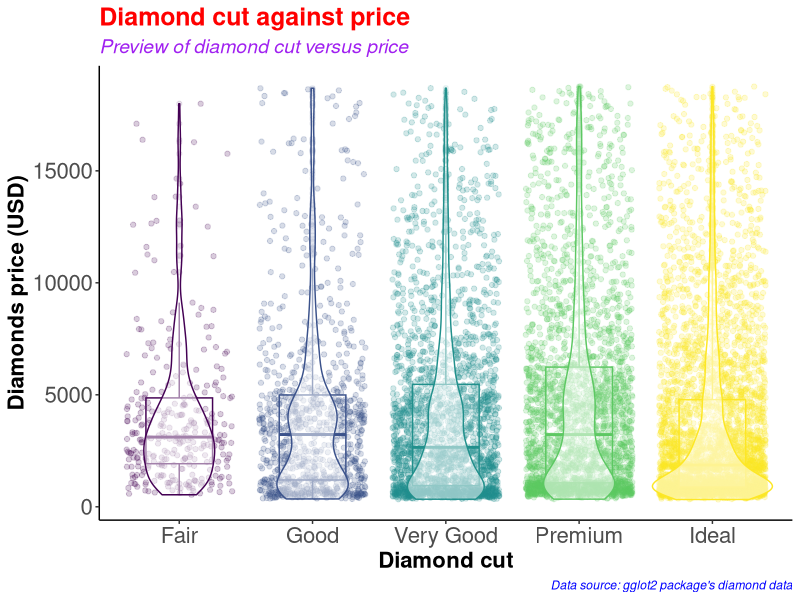
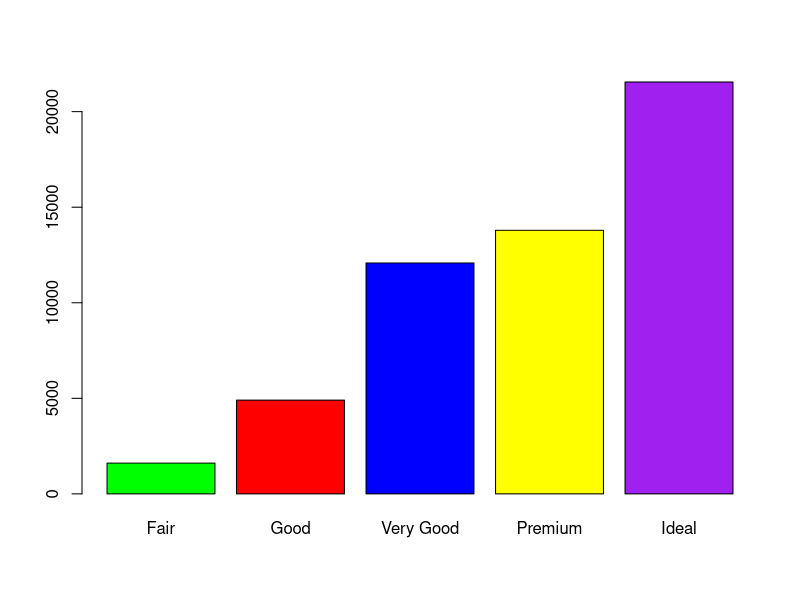
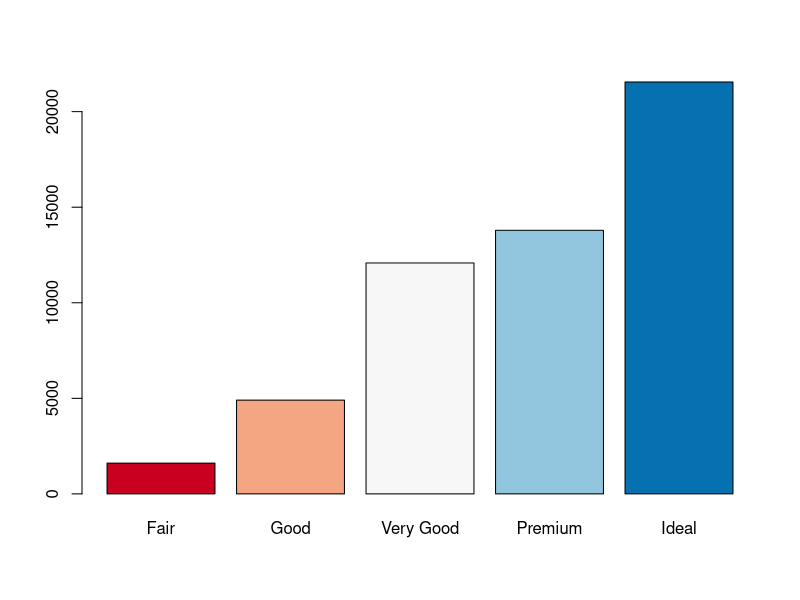
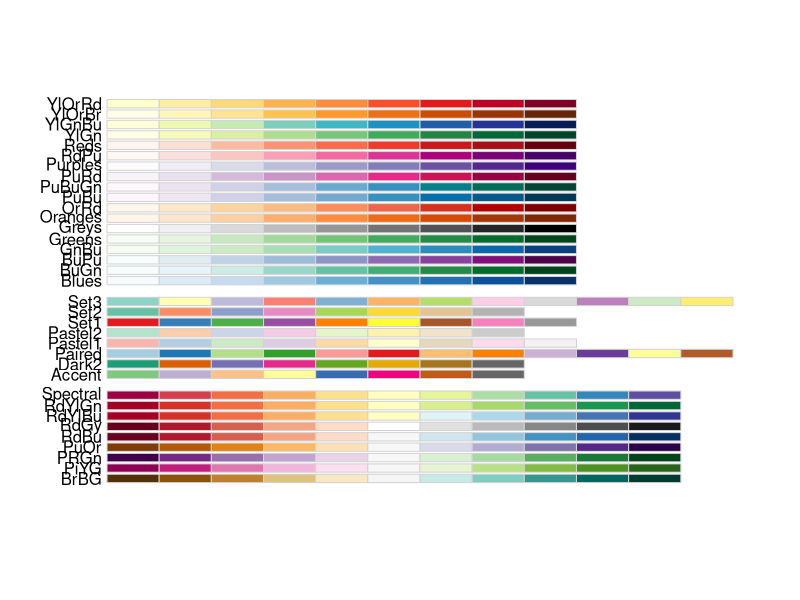
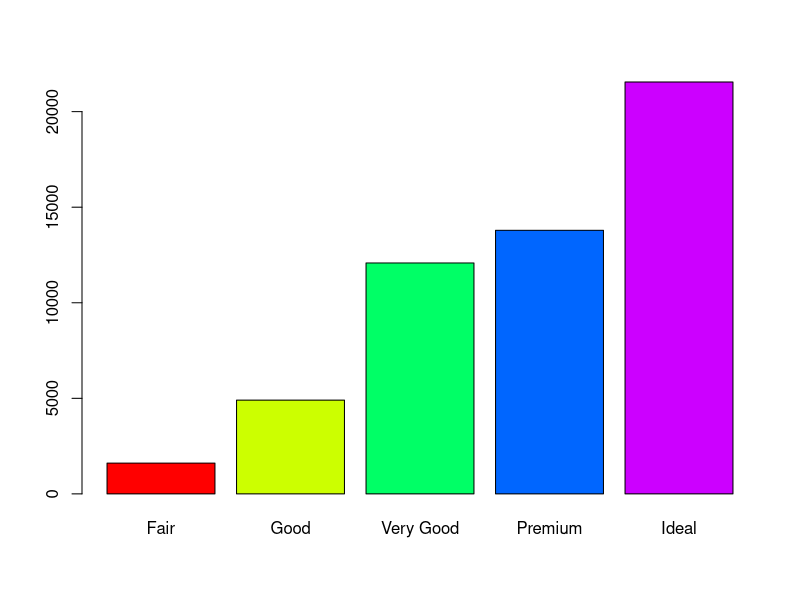
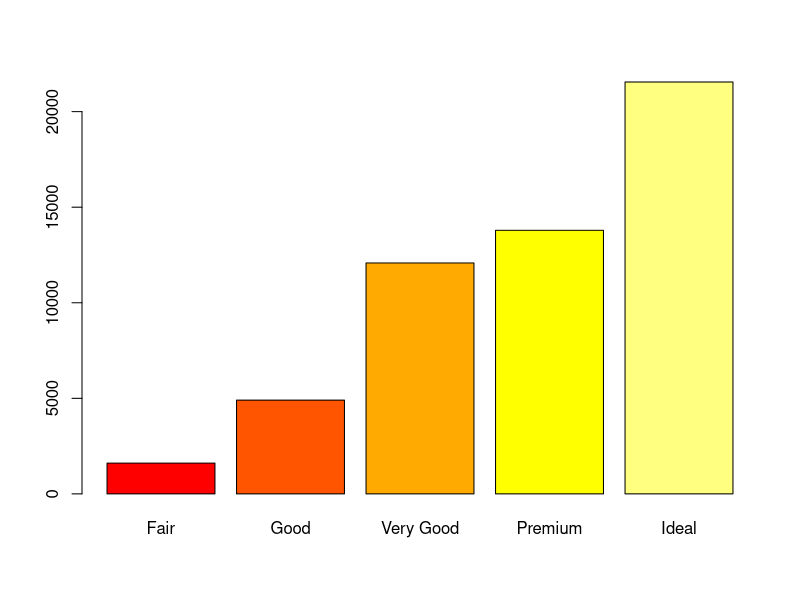
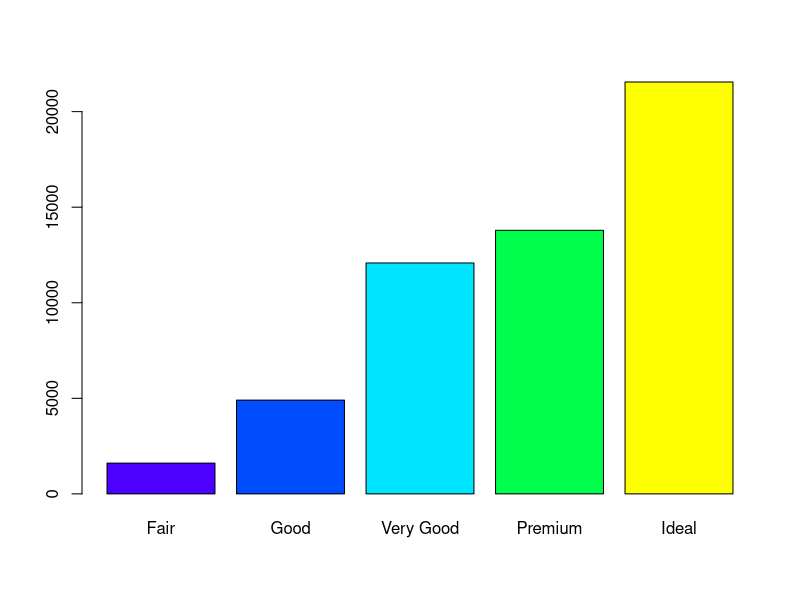
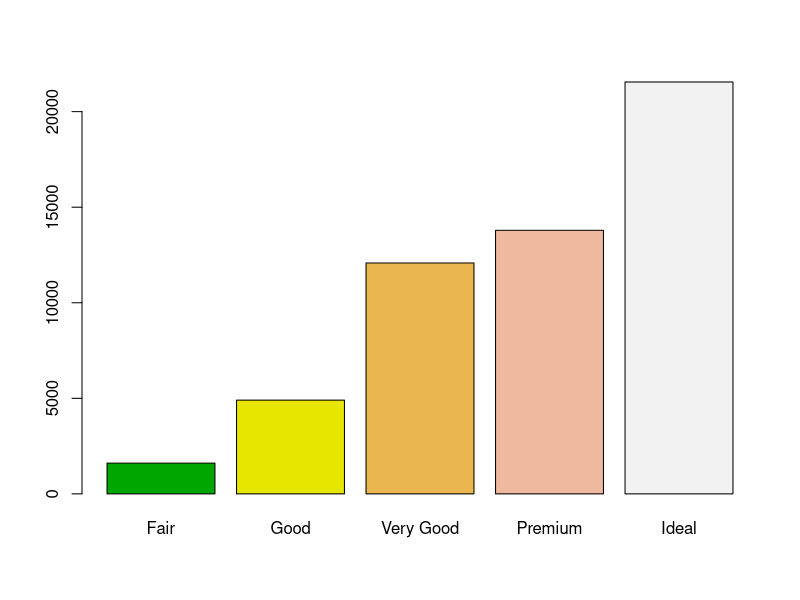

Generate these figures, in order, with R:
#########################################
# Name: Wyclife Agumba Oluoch           #   
# E-mail: wyclifeoluoch@gmail.com       #
# GitHub: https://github.com/Wycology   #
# Task: Boxplot and violin plots in one #
# Date: 4th Jan 2021                    #
# Last edited: 20th Mar 2021            #
#########################################

# Loading the necessary libraries for the project
library(tidyverse) # This is for data wrangling and plotting
library(RColorBrewer) # This is for generating color pallets for the plots.

diamonds_df <- diamonds # Saving the diamonds data to a new object in R.

head(diamonds) # Checking the variables in the data-set for subsequent analyses
nrow(diamonds) # Checking for the number of rows in the data. 53940 observations
ncol(diamonds) # Checking the number of variables in the data-set. 10 variables

diamonds_df %>% # Picking the diamonds data object, and then
  slice_sample(n = 0.2*(nrow(diamonds))) %>% # Picking a portion of the data-set
  ggplot(aes(x = cut, y = price, color = cut)) + # Adding the mapping variables
  geom_point(position = "jitter", alpha = 0.2) + # Adding jitter and alpha
  geom_boxplot(alpha = 0.1, width = 0.5) + # Modifying dimensions of the boxplot 
  geom_violin(alpha = 0.5) + # Adding violin plot on top of the box and jitter
  theme_classic() + # Adding my preferred theme for publication.
  theme(legend.position = "none") + # Removing the legend; it is on the x-axis
  labs(x = "Diamond cut", # Labels the x-axis.
       y = "Diamonds price (USD)", # Labeling the y-axis
       title = "Diamond cut against price", # Setting tibble of the plot
       subtitle = "Preview of diamond cut versus price", # Descriptive title beneath TITLE
       caption = "Data source: gglot2 package's diamond data") +
  theme(axis.text = element_text(size=16), # Size of labels on tick-marks
        axis.title = element_text(size=16,face="bold")) + # Size of axis labels
  theme(plot.title = element_text(color = 'red', size = 18, face = 'bold'),
        plot.subtitle = element_text(color = 'purple', size = 14, face = 'italic'),
        plot.caption = element_text(color = 'blue', face = 'italic'))

diamonds %>% 
  filter(cut == 'Very Good') %>% 
  nrow()

diamonds %>% 
  select(cut) %>% 
  table() %>% 
  barplot(col = c('green', 'red', 'blue', 'yellow', 'purple'))

# Instead of specifying the colors, we can simply use the color brewer panel 

diamonds %>% 
  select(cut) %>% 
  table() %>% 
  barplot(col = brewer.pal(n = 5, name = "RdBu"))
# To display more brewer colors options to use, run the following function:

display.brewer.all()

# Can also use rainbow colors

diamonds %>% 
  select(cut) %>% 
  table() %>% 
  barplot(col = rainbow(5))

# Can also use heat.colors
diamonds %>% 
  select(cut) %>% 
  table() %>% 
  barplot(col = heat.colors(5))

# Can also use topographic colors

diamonds %>% 
  select(cut) %>% 
  table() %>% 
  barplot(col = topo.colors(5))

# Can also use terrain colors
diamonds %>% 
  select(cut) %>% 
  table() %>% 
  barplot(col = terrain.colors(5))

# Can also use cm.colors
diamonds %>% 
  select(cut) %>% 
  table() %>% 
  barplot(col = cm.colors(5))

?getData
# That is awesome. Good for the day.
